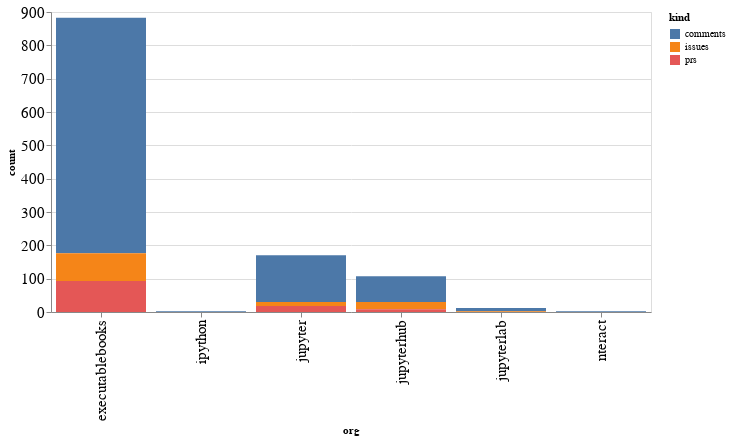

This figure's notebook cell:
### Code cell
alt.Chart(org_summaries, width=600).mark_bar().encode(
    x='org',
    y='count',
    color='kind',
    tooltip="org"
)

### Figure 1 — Vega-Lite specification as saved in the notebook (floating-point values rounded to 4 significant figures)
{"config": {"axisLeft": {"labelFontSize": 15}, "axisBottom": {"labelFontSize": 15}}, "data": {"name": "data-34bffdcc5afbe80dc17f35cda2468ab5"}, "mark": "bar", "encoding": {"color": {"type": "nominal", "field": "kind"}, "tooltip": {"type": "nominal", "field": "org"}, "x": {"type": "nominal", "field": "org"}, "y": {"type": "quantitative", "field": "count"}}, "width": 600, "$schema": "https://vega.github.io/schema/vega-lite/v4.8.1.json", "datasets": {"data-34bffdcc5afbe80dc17f35cda2468ab5": [{"org": "executablebooks", "kind": "comments", "count": 707}, {"org": "executablebooks", "kind": "issues", "count": 83}, {"org": "executablebooks", "kind": "prs", "count": 93}, {"org": "ipython", "kind": "comments", "count": 2}, {"org": "jupyter", "kind": "comments", "count": 140}, {"org": "jupyter", "kind": "issues", "count": 12}, {"org": "jupyter", "kind": "prs", "count": 18}, {"org": "jupyterhub", "kind": "comments", "count": 77}, {"org": "jupyterhub", "kind": "issues", "count": 22}, {"org": "jupyterhub", "kind": "prs", "count": 8}, {"org": "jupyterlab", "kind": "comments", "count": 10}, {"org": "jupyterlab", "kind": "issues", "count": 2}, {"org": "nteract", "kind": "comments", "count": 2}]}}
